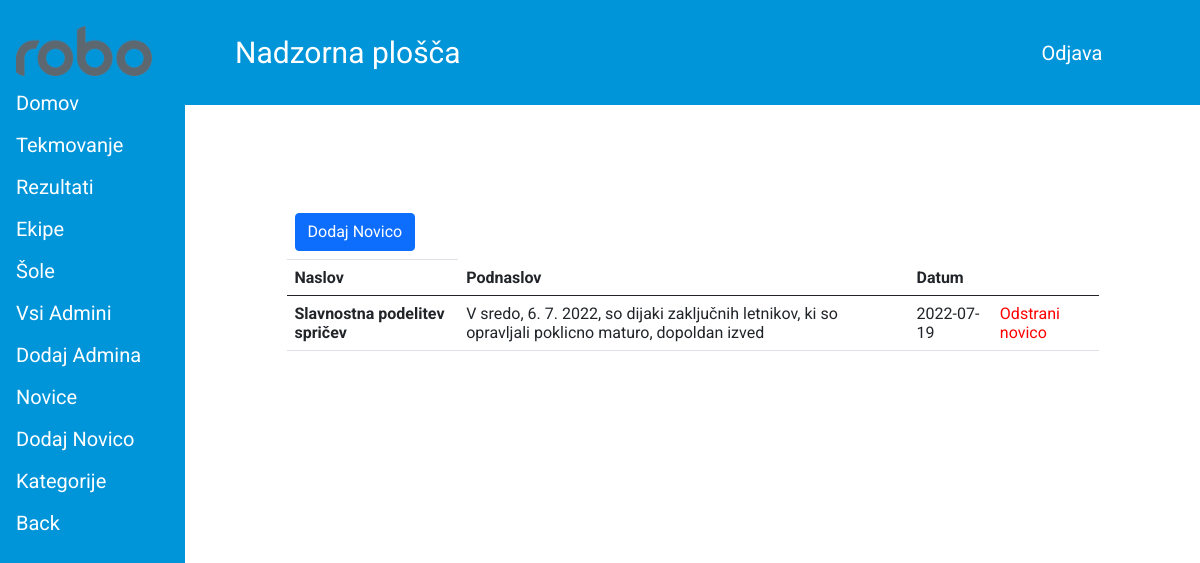
The page /admin/admin-news.php (signed in) on the database its author committed.
### tables this page shows
CREATE TABLE `news` (
  `id` int(11) NOT NULL,
  `title` varchar(100) NOT NULL,
  `subtitle` varchar(100) NOT NULL,
  `text` text NOT NULL,
  `date` date NOT NULL DEFAULT current_timestamp(),
  `img` varchar(255) NOT NULL
);

### admin/admin-news.php (the view, shortened to what this page needs)
<?php
if ($_SESSION['loggedin'] == true) {
    require("../db.php");
?>
<!DOCTYPE html>
<html lang="en">
<head>
    <link rel="stylesheet" href="../css/admin-news.css">
    <link href="https://cdn.jsdelivr.net/npm/bootstrap@5.0.1/dist/css/bootstrap.min.css" rel="stylesheet">
</head>
<body>
    <div id="page-container">
        <?php include 'admin-header.php'; ?>
        <table class="table">
        <thead>
            <tr>
            <td scope="col"><button type="button" class="btn mr-md-2 mb-md-0 mb-2 btn-primary" onclick="window.location.href='admin-posts.php'">Dodaj Novico</button></td>
            </tr>
            <tr>
            <th scope="col">Naslov</th>
            <th scope="col">Podnaslov</th>
            <th scope="col">Datum</th>
            <th scope="col"> </th>
            </tr>
        </thead>
        <tbody>
            <?php
            $sql = "SELECT * FROM news";
            $result=mysqli_query($conn, $sql);
            while ($row= mysqli_fetch_array($result)){
            echo'<tr>
                <th scope="row">'.$row['title'].'</th>
                <td>'.$row['subtitle'].'</td>
                <td>'.$row['date'].'</td>
                <td><a id="del" href="admin-delete-post.php?a-id='.$row['id'].'">Odstrani novico</a></td>
                </tr>';}
            ?>
        </tbody>
        </table>
    </div>
</body>
</html>
<?php
}
else {
    header("Location: ../index.php");
	exit();
}
?>

### css/admin-news.css (style rules this page uses)
body { margin: 0px; padding: 0px; font-family: roboto, "Roboto" !important; width: 100%; background-color: #eaeaea; }
.table { width: 70% !important; margin-left: auto !important; margin-right: auto !important; margin-top: 10px; }
@media (min-width: 1070px) { .table { width: 80% !important; margin-left: auto !important; margin-right: auto !important; margin-top: 100px; } }
#del { text-decoration: none; color: red; }

### css/admin-header.css (style rules this page uses)
@media (min-width: 1070px) { #page-container { margin-left: 185px; padding: 0px 0px; } }

### rows shown on the page
news: title "Slavnostna podelitev spričev", subtitle "V sredo, 6. 7. 2022, so dijaki zaključnih letnikov, ki so opravljali poklicno maturo, dopoldan izved", date "2022-07-19"
